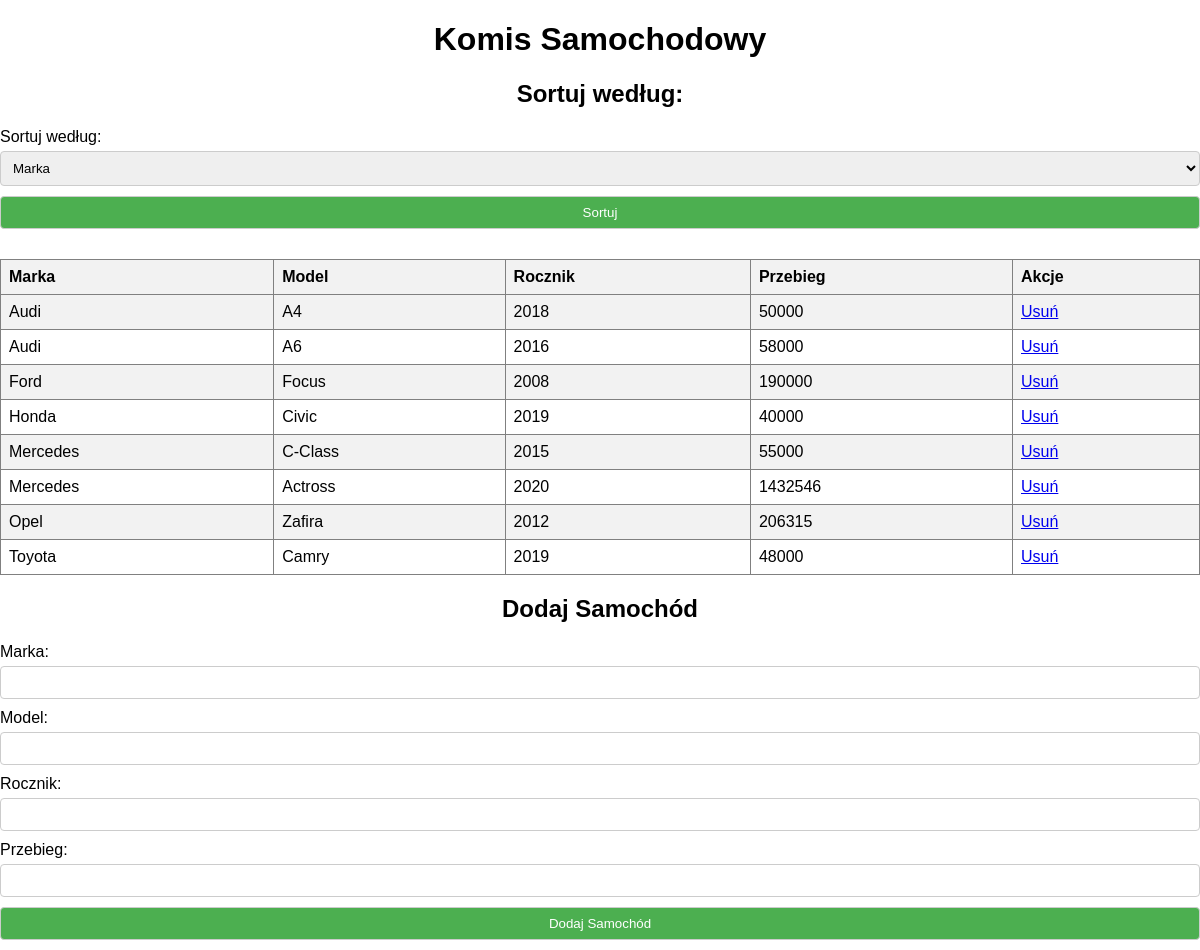
The app's page /projektkomis/index.php with its own data.
### tables this page shows
CREATE TABLE `samochody` (
  `id` int(11) NOT NULL,
  `rocznik` int(11) DEFAULT NULL,
  `model` varchar(255) DEFAULT NULL,
  `marka` varchar(255) DEFAULT NULL,
  `przebieg` int(11) DEFAULT NULL
);

### projektkomis/index.php (the view, shortened to what this page needs)
<!DOCTYPE html>
<html lang="pl">
<head>
<link rel="stylesheet" type="text/css" href="style.css">
</head>
<body>
    <h1>Komis Samochodowy</h1>
    <h2>Sortuj według:</h2>
    <form action="" method="GET">
        <label for="sortowanie">Sortuj według:</label>
        <select name="sortowanie" id="sortowanie">
            <option value="marka">Marka</option>
        </select>
        <input type="submit" value="Sortuj">
    </form>
    <table border="1">
        <tr>
            <th>Marka</th>
            <th>Model</th>
            <th>Rocznik</th>
            <th>Przebieg</th>
            <th>Akcje</th>
        </tr>
        <?php
        $serwer = "localhost";
        $uzytkownik = "root";
        $haslo = "";
        $baza = "komis";
        $polaczenie = new mysqli($serwer, $uzytkownik, $haslo, $baza);
        $sortowanie = isset($_GET['sortowanie']) ? $_GET['sortowanie'] : 'marka';
        $sql = "SELECT * FROM samochody ORDER BY $sortowanie";
        $wynik = $polaczenie->query($sql);
        $samochody = array();
        if ($wynik->num_rows > 0) {
            while($wiersz = $wynik->fetch_assoc()) {
                $samochody[] = $wiersz;
            }
        }
        foreach ($samochody as $samochod) {
            echo "<tr>";
            echo "<td>".$samochod['marka']."</td>";
            echo "<td>".$samochod['model']."</td>";
            echo "<td>".$samochod['rocznik']."</td>";
            echo "<td>".$samochod['przebieg']."</td>";
            echo "<td><a href='?akcja=usun&id=".$samochod['id']."'>Usuń</a></td>";
            echo "</tr>";
        }
        ?>
    </table>
    <h2>Dodaj Samochód</h2>
    <form action="" method="POST">
        <label for="marka">Marka:</label>
        <input type="text" id="marka" name="marka" required><br>
        <label for="model">Model:</label>
        <input type="text" id="model" name="model" required><br>
        <label for="rocznik">Rocznik:</label>
        <input type="number" id="rocznik" name="rocznik" required><br>
        <label for="przebieg">Przebieg:</label>
        <input type="number" id="przebieg" name="przebieg" required><br>
        <input type="submit" value="Dodaj Samochód">
    </form>
</body>
</html>

### projektkomis/style.css (style rules this page uses)
body { font-family: Arial, sans-serif; margin: 0; padding: 0; }
h1, h2 { text-align: center; }
table { width: 100%; border-collapse: collapse; margin-top: 20px; }
th, td { padding: 8px; text-align: left; }
th { background-color: #f2f2f2; }
tr:nth-child(even) { background-color: #f2f2f2; }
form { margin-top: 20px; }
label { display: block; margin-bottom: 5px; }
input[type="text"], input[type="number"], input[type="submit"], select { width: 100%; padding: 8px; margin-bottom: 10px; border: 1px solid #ccc; border-radius: 4px; box-sizing: border-box; }
input[type="submit"] { background-color: #4CAF50; color: white; cursor: pointer; }

### records on screen
samochody: marka "Audi", model "A4", rocznik "2018", przebieg "50000"
samochody: marka "Audi", model "A6", rocznik "2016", przebieg "58000"
samochody: marka "Ford", model "Focus", rocznik "2008", przebieg "190000"
samochody: marka "Honda", model "Civic", rocznik "2019", przebieg "40000"
samochody: marka "Mercedes", model "C-Class", rocznik "2015", przebieg "55000"
samochody: marka "Mercedes", model "Actross", rocznik "2020", przebieg "1432546"
samochody: marka "Opel", model "Zafira", rocznik "2012", przebieg "206315"
samochody: marka "Toyota", model "Camry", rocznik "2019", przebieg "48000"
